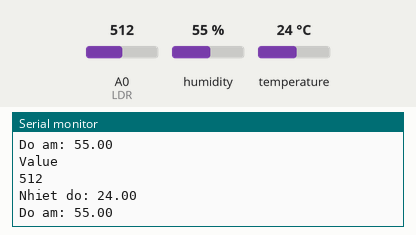
This sketch was run on a simulated Arduino Uno, built with avr-gcc and run on an emulated ATmega328P. Parts: the last lines printed to the serial monitor. The test bench sets the inputs (shaded band); at power-on: humidity 55 %, A0 (LDR) = 512, temperature 24 °C.

Above: at 2.8 s.
2.9 s: humidity set to 22 %
At 3.9 s:
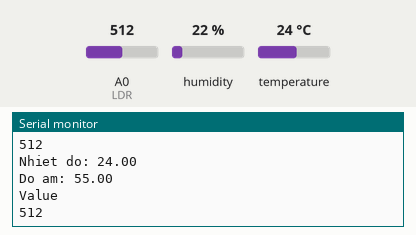
5.6 s: A0 (LDR) set to 716
At 7.7 s:
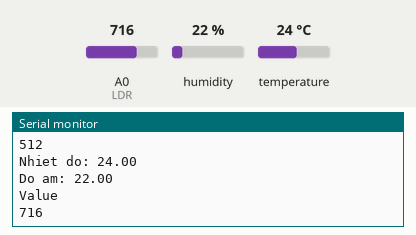
8.3 s: temperature set to 12 °C
At 10.6 s:
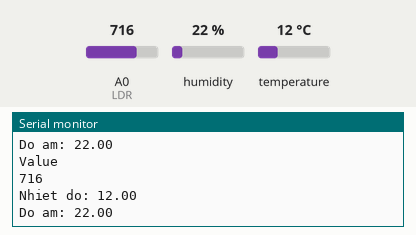
11.0 s: A0 (LDR) set to 900
At 12.0 s:
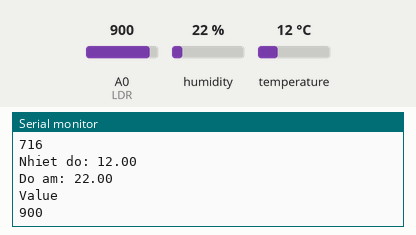
13.7 s: humidity set to 40 %
At 15.0 s:
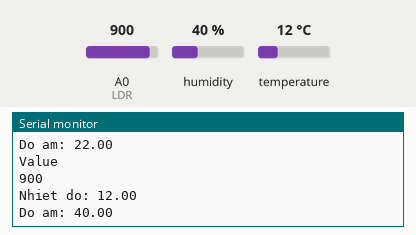
Timing chart, 0 to 16.7 s (numbered marks = the images above; inputs shaded):
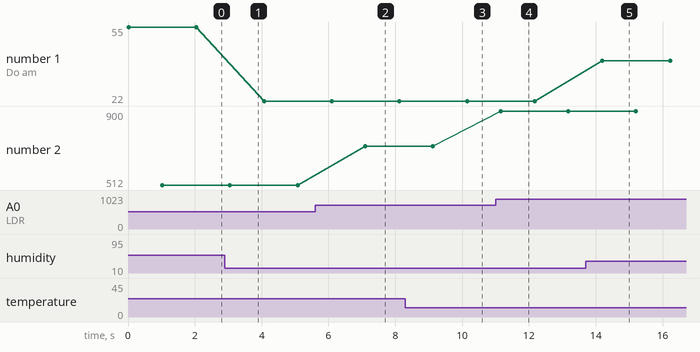

The sketch:

dht11.ino
```cpp
#include "DHT.h"

const int DHTPIN = 2;       //Đọc dữ liệu từ DHT11 ở chân 2 trên mạch Arduino
const int DHTTYPE = DHT11;  //Khai báo loại cảm biến, có 2 loại là DHT11 và DHT22
int LDR = A0;
int value;
DHT dht(DHTPIN, DHTTYPE);

void setup() {
  Serial.begin(115200);
  dht.begin();         // Khởi động cảm biến
  pinMode(0,OUTPUT);
}

void loop() {
  float h = dht.readHumidity();    //Đọc độ ẩm
  float t = dht.readTemperature(); //Đọc nhiệt độ

  Serial.print("Nhiet do: ");
  Serial.println(t);               //Xuất nhiệt độ
  Serial.print("Do am: ");
  Serial.println(h);               //Xuất độ ẩm

  Serial.println();                //Xuống hàng
  delay(1000);                     //Đợi 1 giây

    value = analogRead(LDR);
  // put your main code here, to run repeatedly:
  Serial.print("Value ");
  Serial.println();
  Serial.println(value);
  delay(1000);
}
```

Measured:
- after the input at 5.6 s, the serial monitor: prints a new line after 1.5 s (image 2)
- after the input at 8.3 s, the serial monitor: prints a new line after 1.8 s (image 3)
- after the input at 11.0 s, the serial monitor: prints a new line after 0.15 s (image 4)
- after the input at 13.7 s, the serial monitor: prints a new line after 0.50 s (image 5)
- plotted number 1: 55 → 22 after the input at 2.9 s, 22 → 40 after the input at 13.7 s
- plotted number 2: 512 → 716 after the input at 5.6 s, 716 → 900 after the input at 11.0 s
